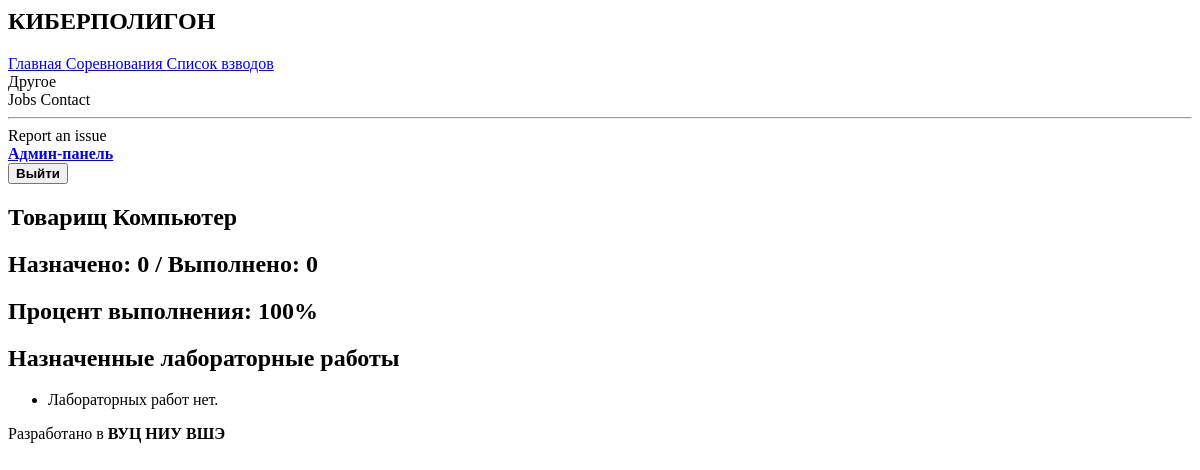
Before: /cyberpolygon/user/8/ with the older database file.
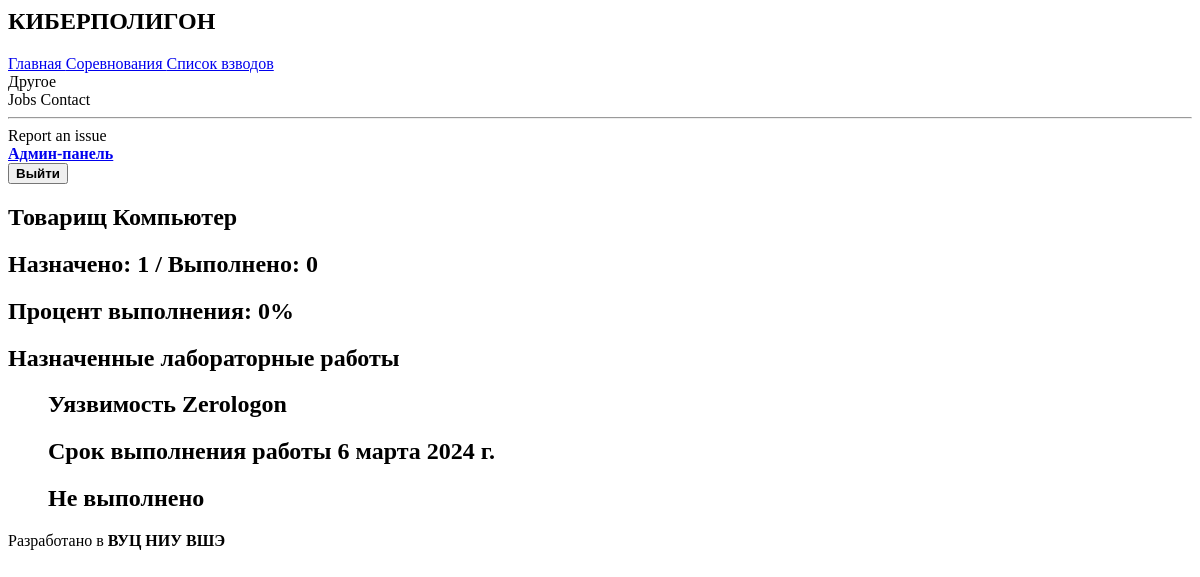
After: the same page with the newer database file.
### interface/models.py (models this page shows, shortened)
class IssuedLabs(models.Model):
    lab = models.ForeignKey(Lab, related_name="lab_for_issue", on_delete=models.CASCADE)
    user = models.ForeignKey(settings.AUTH_USER_MODEL, on_delete=models.CASCADE)
    date_of_appointment = models.DateField('Дата назначения')
    end_date = models.DateField('Дата окончания')
    done = models.BooleanField('Завершено',default = False)
    class Meta:
        verbose_name = 'Назначенная работа'
        verbose_name_plural = 'Назначенные работы'

class Lab(models.Model):
    name = models.CharField('Имя', max_length=255, primary_key=True)
    description = models.TextField('Описание')
    answer_flag = models.CharField('Ответный флаг', max_length=1024, blank=True,null=True)
    slug = models.SlugField('Название в адресной строке', unique=True)
    class Meta:
        verbose_name = 'Лабораторная работа'
        verbose_name_plural = 'Лабораторные работы'

### interface/views.py (the view)
# urls.py: path('user/<id>/', UserDetailView.as_view(), name = "user-detail"),
class UserDetailView(DetailView):
    model = User
    pk_url_kwarg = 'id'
    def get_context_data(self, **kwargs):
        context = super().get_context_data(**kwargs)
        context["user"] = User.objects.filter(username = "admin").first()
        issues = IssuedLabs.objects.filter(user = context["object"])
        object_list = issues
        context["object_list"] = object_list
        total = len(issues)
        context["total"] = total
        submitted = len(IssuedLabs.objects.filter(user = context["object"]).exclude(done = False))
        context["submitted"] = submitted
        if total == 0:
            progress = 100
        else:
            progress = int((submitted / total) * 100)
        context["progress"] = progress
        logging.debug(context)
        return context

### templates/interface/user_detail.html
{% extends 'interface/base.html' %}
{% block content %}
{% if user.is_superuser %}
    <div class="columns is-centered">
        <div class="column is-two-thirds">
            <h1 class="title is-2">{{ object.username }}</h1>
            <h1 class = "title is-4"> Назначено: {{ total }} / Выполнено: {{ submitted}}</h1>
            {% if progress >= 80%}
            <h1 class = "title is-4 has-text-success"> Процент выполнения: {{progress}}%</h1>
            {%elif progress >= 60%}
            <h1 class = "title is-4 has-text-warning"> Процент выполнения: {{progress}}%</h1>
            {%else%}
            <h1 class = "title is-4 has-text-danger"> Процент выполнения: {{progress}}%</h1>
            {%endif%}
            <h1 class="title is-3">Назначенные лабораторные работы</h1>
                <ul>
                {% for issue in object_list %}
                    <div class="box">
                        <h2 class="title is-3">{{ issue.lab.name }}</h2>
                        <h2> Срок выполнения работы {{issue.end_date}}</h2>
                        {% if issue.done %}
                            <h2 class="tag is-success"> Выполнено </h2>
                        {% else %}
                            <h2 class="tag is-danger"> Не выполнено </h2>
                        {% endif %}
                    </div>
                {% empty %}
                    <li>Лабораторных работ нет.</li>
                {% endfor %}
                </ul>
        </div>
    </div>
{% endif %}
{% endblock %}

Changed rows visible on the page:
added IssuedLabs: lab.name "Уязвимость Zerologon", end_date "6 марта 2024 г.", done "Не выполнено"
Other visible differences:
{{ total }}: "0" → "1"
{{ progress }}: (not shown) → "0"
{{ progress }}: "100" → (not shown)
text no longer shown: "Лабораторных работ нет."
